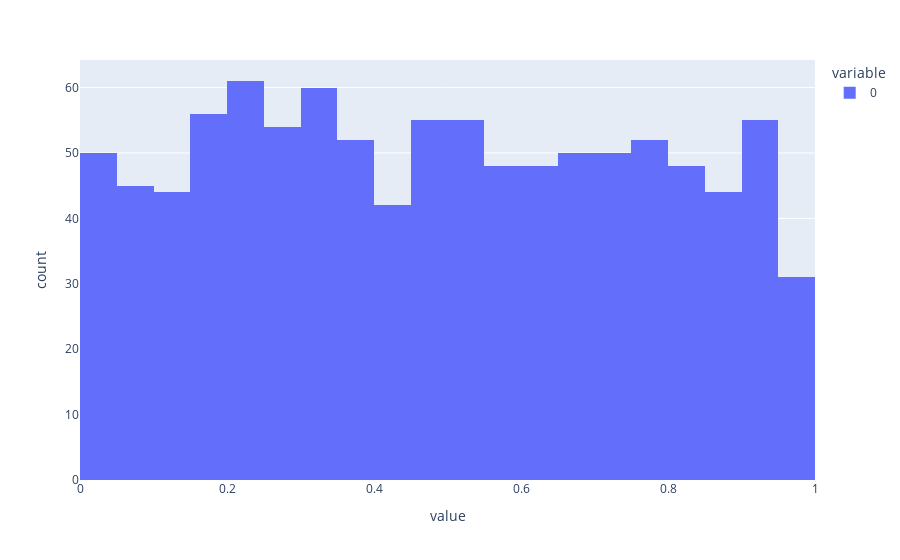

The cell this chart's notebook holds for it:
### Code cell
fig1 = px.histogram(res)
fig1.show()

### Figure 1 — Plotly figure (JSON) as saved in the notebook; plotly's stock layout.template omitted (floating-point values rounded to 4 significant figures; data arrays with more than 128 entries replaced by an {"elided": "..."} marker saying what was removed)
{"data": [{"alignmentgroup": "True", "bingroup": "x", "hovertemplate": "variable=0<br>value=%{x}<br>count=%{y}<extra></extra>", "legendgroup": "0", "marker": {"color": "#636efa"}, "name": "0", "offsetgroup": "0", "orientation": "v", "showlegend": true, "type": "histogram", "x": {"elided": "1000 float values"}, "xaxis": "x", "yaxis": "y"}], "layout": {"barmode": "relative", "legend": {"title": {"text": "variable"}, "tracegroupgap": 0}, "margin": {"t": 60}, "xaxis": {"anchor": "y", "domain": [0, 1], "title": {"text": "value"}}, "yaxis": {"anchor": "x", "domain": [0, 1], "title": {"text": "count"}}}}
